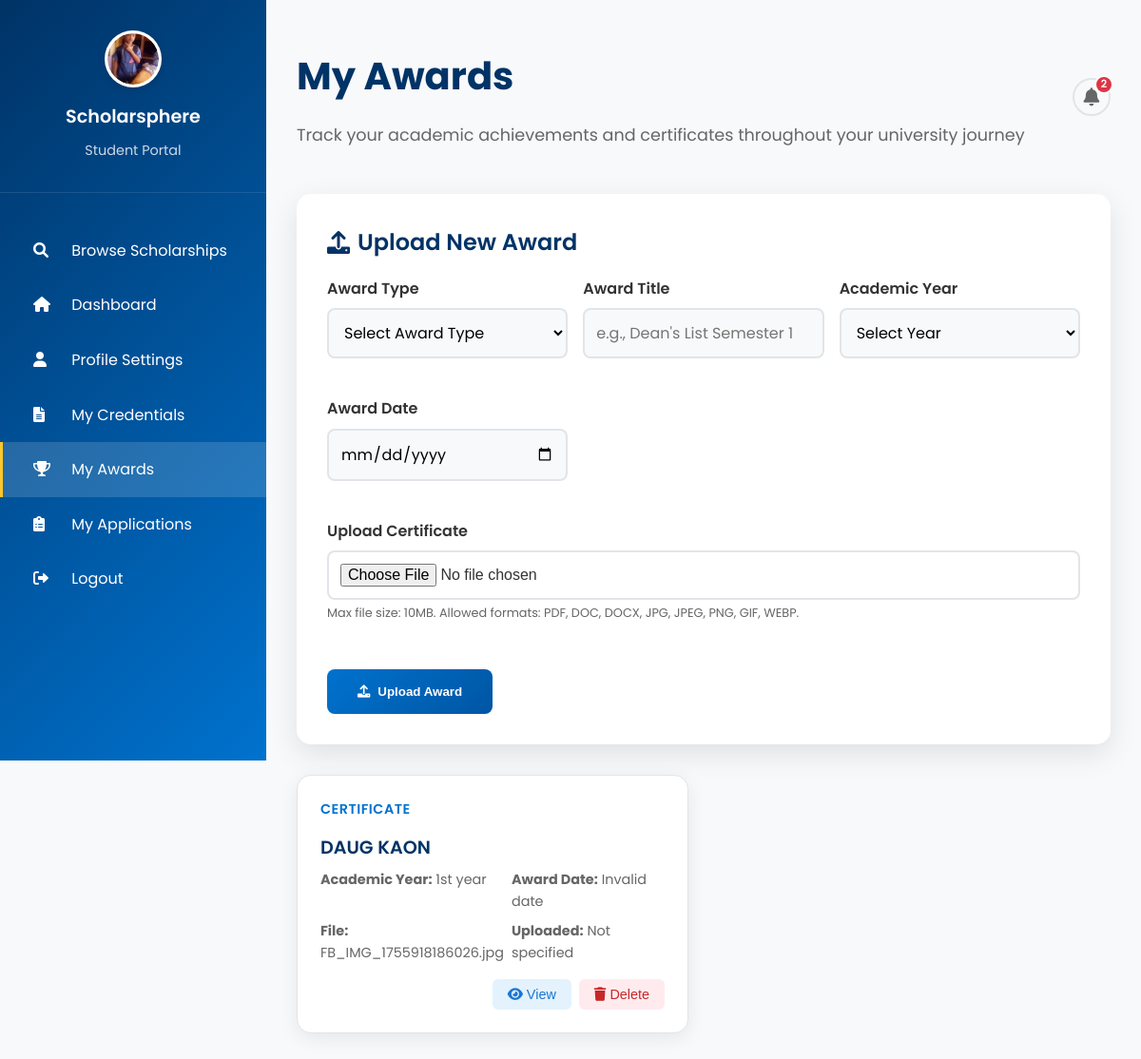
Screenshot of /students/awards (signed in) with the database file from the repository.
### app.py (models this page shows, shortened)
class User(UserMixin, db.Model):
    __tablename__ = 'users'
    id = db.Column(db.Integer, primary_key=True)
    first_name = db.Column(db.String(100), nullable=False)
    last_name = db.Column(db.String(100), nullable=False)
    email = db.Column(db.String(255), nullable=False, unique=True)
    student_id = db.Column(db.String(8), unique=True)
    birthday = db.Column(db.Date)
    password_hash = db.Column(db.String(255), nullable=False)
    role = db.Column(db.Enum('student', 'provider', 'admin'), nullable=False, default='student')
    profile_picture = db.Column(db.String(255), nullable=True)
    year_level = db.Column(db.String(20), nullable=True)  # 1st year, 2nd year, 3rd year, 4th year
    course = db.Column(db.String(50), nullable=True)  # BSIT, BSCS, BSCE, etc.
    organization = db.Column(db.String(255), nullable=True)  # For providers
    created_at = db.Column(db.DateTime, nullable=False, default=datetime.utcnow)
    updated_at = db.Column(db.DateTime, onupdate=datetime.utcnow)
    is_active = db.Column(db.Boolean, nullable=False, default=True)

class Award(db.Model):
    __tablename__ = 'awards'
    id = db.Column(db.Integer, primary_key=True)
    user_id = db.Column(db.Integer, db.ForeignKey('users.id'), nullable=False)
    award_type = db.Column(db.String(100), nullable=False)  # e.g., 'Certificate', 'Participation', 'Deadlist', etc.
    award_title = db.Column(db.String(255), nullable=False)  # Title of the award
    file_name = db.Column(db.String(255), nullable=False)
    file_path = db.Column(db.String(500), nullable=False)
    file_size = db.Column(db.Integer)  # File size in bytes
    academic_year = db.Column(db.String(20), nullable=True)  # e.g., '1st Year', '2nd Year', etc.
    award_date = db.Column(db.Date, nullable=True)  # Date when award was received
    upload_date = db.Column(db.DateTime, nullable=False, default=datetime.utcnow)
    is_active = db.Column(db.Boolean, default=True)
    user = db.relationship('User', backref='awards')

### students/routes.py (the view)
@students_bp.route('/awards')
@login_required
def awards():
    if current_user.role != 'student':
        flash('Access denied. Student access required.', 'error')
        return redirect(url_for('index'))
    from flask import current_app
    db = current_app.extensions['sqlalchemy']
    user_awards = db.session.execute(
        text("SELECT * FROM awards WHERE user_id = :user_id AND is_active = 1 ORDER BY award_date DESC, upload_date DESC"),
        {"user_id": current_user.id}
    ).fetchall()
    awards_list = []
    for award in user_awards:
        upload_date = award[9]
        if upload_date is not None:
            if isinstance(upload_date, str):
                try:
                    if 'T' in upload_date:
                        upload_date = datetime.fromisoformat(upload_date.replace('Z', '+00:00'))
                    else:
                        upload_date = datetime.strptime(upload_date, '%Y-%m-%d %H:%M:%S')
                except:
                    try:
                        upload_date = datetime.fromtimestamp(float(upload_date))
                    except:
                        upload_date = None
            elif isinstance(upload_date, int):
                try:
                    upload_date = datetime.fromtimestamp(upload_date)
                except:
                    upload_date = None
            elif not isinstance(upload_date, datetime):
                upload_date = None
        awards_list.append({
            'id': award[0],
            'user_id': award[1],
            'award_type': award[2],
            'award_title': award[3],
            'file_name': award[4],
            'file_path': award[5],
            'file_size': award[6],
            'academic_year': award[7],
            'award_date': award[8],
            'upload_date': upload_date,
            'is_active': award[10]
        })
    return render_template('students/awards.html', awards=awards_list, user=current_user)

### app.py (called while the page is built, shortened)
@login_manager.user_loader
def load_user(user_id):
    return db.session.get(User, int(user_id))

@app.template_filter('safe_strftime')
def safe_strftime(value, format='%Y-%m-%d'):
    if value is None:
        return 'Not specified'
    if isinstance(value, str):
        try:
            if 'T' in value:
                value = datetime.fromisoformat(value.replace('Z', '+00:00'))
            else:
                value = datetime.strptime(value, '%Y-%m-%d %H:%M:%S')
        except:
            return 'Invalid date'

### templates/students/awards.html (shortened to what this page needs)
{% extends "base.html" %}
{% block content %}
<div class="awards-container">
    <div class="sidebar">
        <div class="sidebar-header">
            <div class="sidebar-logo">
                {% if user.profile_picture %}
                    <img src="{{ url_for('static', filename='uploads/profile_pictures/' + user.profile_picture) }}" alt="Profile Picture">
                {% else %}
                    <img src="{{ url_for('static', filename='images/uc-logo.png') }}" alt="UC Logo">
                {% endif %}
            </div>
            <div class="sidebar-brand">Scholarsphere</div>
            <div class="sidebar-subtitle">Student Portal</div>
        </div>
        <nav class="sidebar-nav">
            <div class="nav-item" onclick="window.location.href='{{ url_for('students.scholarships') }}'">
                <i class="fas fa-search"></i> Browse Scholarships
            </div>
            <div class="nav-item" onclick="window.location.href='{{ url_for('students.dashboard') }}'">
                <i class="fas fa-home"></i> Dashboard
            </div>
            <div class="nav-item" onclick="window.location.href='{{ url_for('students.profile') }}'">
                <i class="fas fa-user"></i> Profile Settings
            </div>
            <div class="nav-item" onclick="window.location.href='{{ url_for('students.credentials') }}'">
                <i class="fas fa-file-alt"></i> My Credentials
            </div>
            <div class="nav-item active">
                <i class="fas fa-trophy"></i> My Awards
            </div>
            <div class="nav-item" onclick="window.location.href='{{ url_for('students.applications') }}'">
                <i class="fas fa-clipboard-list"></i> My Applications
            </div>
            <div class="nav-item" onclick="window.location.href='{{ url_for('logout') }}'">
                <i class="fas fa-sign-out-alt"></i> Logout
            </div>
                    </nav>
    </div>
    <div class="main-content">
        <div class="top-bar">
            <div class="welcome-text">
                <h1 class="content-title">My Awards</h1>
                <p class="content-subtitle">Track your academic achievements and certificates throughout your university journey</p>
            </div>
            <div class="user-menu">
                <div class="notification-bell" onclick="toggleNotifications()">
                    <i class="fas fa-bell"></i>
                    <div class="notification-badge" id="notificationBadge" style="display:none;">0</div>
                </div>
            </div>
        </div>
        <div class="upload-section">
            <h2 class="upload-title">
                <i class="fas fa-upload"></i>
                Upload New Award
            </h2>
            <form id="uploadAwardForm" enctype="multipart/form-data">
                <div class="upload-form">
                    <div class="form-group">
                        <label for="awardType">Award Type</label>
                        <select id="awardType" name="award_type" class="form-control" required>
                            <option value="">Select Award Type</option>
                        </select>
                    </div>
                    <div class="form-group">
                        <label for="awardTitle">Award Title</label>
                        <input type="text" id="awardTitle" name="award_title" class="form-control" placeholder="e.g., Dean's List Semester 1" required>
                    </div>
                    <div class="form-group">
                        <label for="academicYear">Academic Year</label>
                        <select id="academicYear" name="academic_year" class="form-control" required>
                            <option value="">Select Year</option>
                        </select>
                    </div>
                    <div class="form-group">
                        <label for="awardDate">Award Date</label>
                        <input type="date" id="awardDate" name="award_date" class="form-control" required>
                    </div>
                    <div class="form-group" style="grid-column: 1 / -1;">
                        <label for="awardFile">Upload Certificate</label>
                        <input type="file" id="awardFile" name="file" class="form-control-file" accept=".pdf,.doc,.docx,.jpg,.jpeg,.png,.gif,.webp" required>
                        <small class="form-text text-muted">Max file size: 10MB. Allowed formats: PDF, DOC, DOCX, JPG, JPEG, PNG, GIF, WEBP.</small>
                    </div>
                </div>
                <button type="submit" class="btn-primary">
                    <i class="fas fa-upload"></i>
                    Upload Award
                </button>
            </form>
        </div>
        <div class="awards-grid">
            {% if awards %}
                {% for award in awards %}
                <div class="award-card">
                    <div class="award-header">
                        <div class="award-type">{{ award.award_type }}</div>
                    </div>
                    <div class="award-title">{{ award.award_title }}</div>
                    <div class="award-info">
                        <div><strong>Academic Year:</strong> {{ award.academic_year }}</div>
                        <div><strong>Award Date:</strong> {{ award.award_date | safe_strftime('%b %d, %Y') }}</div>
                        <div><strong>File:</strong> {{ award.file_name }}</div>
                        <div><strong>Uploaded:</strong> {{ award.upload_date | safe_strftime('%b %d, %Y') }}</div>
                    </div>
                    <div class="award-actions">
                        <button class="action-btn btn-view" onclick="viewAward('{{ award.id }}')">
                            <i class="fas fa-eye"></i> View
                        </button>
                        <button class="action-btn btn-delete" onclick="deleteAward('{{ award.id }}')">
                            <i class="fas fa-trash"></i> Delete
                        </button>
                    </div>
                </div>
                {% endfor %}
            {% else %}
                <div class="empty-state">
                    <i class="fas fa-trophy"></i>
                    <h3>No awards uploaded yet</h3>
                    <p>Start uploading your achievements and certificates to track your academic progress!</p>
                </div>
            {% endif %}
        </div>
    </div>
</div>
{% endblock %}

### static/css/main.css (style rules this page uses)
* { margin: 0; padding: 0; box-sizing: border-box; }
body { font-family: 'Poppins', sans-serif; line-height: 1.6; color: #333; background-color: #f8f9fa; }
.btn-primary { background-color: #0072ce; color: white; }
.form-group { margin-bottom: 1.5rem; }
.form-group label { display: block; margin-bottom: 0.5rem; font-weight: 500; color: #333; }
.form-control { width: 100%; padding: 0.75rem; font-size: 1rem; border: 2px solid #e1e5e9; border-radius: 8px; background-color: #f8f9fa; transition: border-color 0.3s ease; font-family: inherit; }
.form-control:invalid { border-color: #e1e5e9; }

### rows the page displays
User: profile_picture (picture)
Award: award_type "CERTIFICATE", award_title "DAUG KAON", academic_year "1st year", award_date "Invalid date", file_name "FB_IMG_1755918186026.jpg", upload_date "Not specified"
